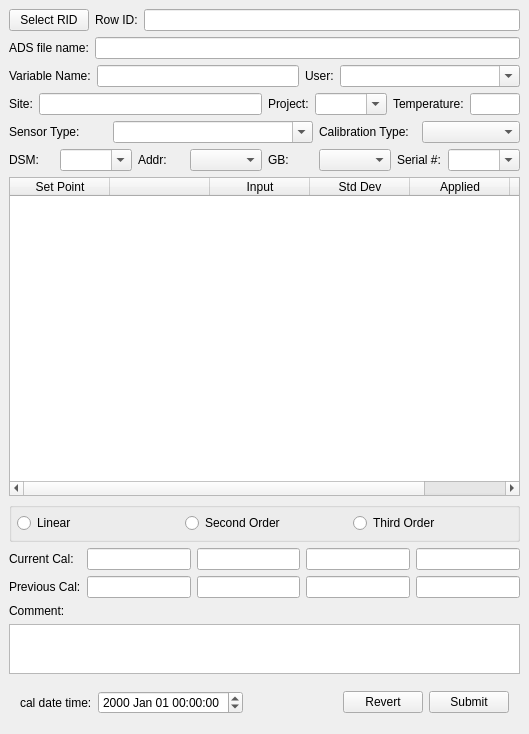
<?xml version="1.0" encoding="UTF-8"?>
<ui version="4.0">
 <author>John Wasinger</author>
 <class>CalibrationForm</class>
 <widget class="QWidget" name="CalibrationForm">
  <property name="geometry">
   <rect>
    <x>0</x>
    <y>0</y>
    <width>529</width>
    <height>734</height>
   </rect>
  </property>
  <property name="sizePolicy">
   <sizepolicy hsizetype="Fixed" vsizetype="Fixed">
    <horstretch>0</horstretch>
    <verstretch>0</verstretch>
   </sizepolicy>
  </property>
  <property name="minimumSize">
   <size>
    <width>300</width>
    <height>200</height>
   </size>
  </property>
  <property name="maximumSize">
   <size>
    <width>600</width>
    <height>32767</height>
   </size>
  </property>
  <property name="windowTitle">
   <string>View and Edit a Calibration Entry</string>
  </property>
  <layout class="QVBoxLayout">
   <property name="spacing">
    <number>6</number>
   </property>
   <property name="margin">
    <number>9</number>
   </property>
   <item>
    <layout class="QVBoxLayout">
     <property name="spacing">
      <number>6</number>
     </property>
     <property name="margin">
      <number>0</number>
     </property>
     <item>
      <layout class="QHBoxLayout">
       <property name="spacing">
        <number>6</number>
       </property>
       <property name="margin">
        <number>0</number>
       </property>
       <item>
        <widget class="QPushButton" name="_selectRid">
         <property name="text">
          <string>Select RID</string>
         </property>
        </widget>
       </item>
       <item>
        <widget class="QLabel" name="ridLabel">
         <property name="text">
          <string>Row ID:</string>
         </property>
         <property name="buddy">
          <cstring>_ridTxt</cstring>
         </property>
        </widget>
       </item>
       <item>
        <widget class="QLineEdit" name="_ridTxt">
         <property name="readOnly">
          <bool>true</bool>
         </property>
        </widget>
       </item>
      </layout>
     </item>
     <item>
      <layout class="QHBoxLayout">
       <property name="spacing">
        <number>6</number>
       </property>
       <property name="margin">
        <number>0</number>
       </property>
       <item>
        <widget class="QLabel" name="label_6">
         <property name="text">
          <string>ADS file name:</string>
         </property>
         <property name="buddy">
          <cstring>_adsFileName</cstring>
         </property>
        </widget>
       </item>
       <item>
        <widget class="QLineEdit" name="_adsFileName">
         <property name="readOnly">
          <bool>true</bool>
         </property>
        </widget>
       </item>
      </layout>
     </item>
     <item>
      <layout class="QHBoxLayout">
       <property name="spacing">
        <number>6</number>
       </property>
       <property name="margin">
        <number>0</number>
       </property>
       <item>
        <widget class="QLabel" name="textLabel1">
         <property name="text">
          <string>Variable Name:</string>
         </property>
         <property name="buddy">
          <cstring>_varNameTxt</cstring>
         </property>
        </widget>
       </item>
       <item>
        <widget class="QLineEdit" name="_varNameTxt">
         <property name="readOnly">
          <bool>false</bool>
         </property>
        </widget>
       </item>
       <item>
        <widget class="QLabel" name="textLabel2">
         <property name="text">
          <string>User:</string>
         </property>
         <property name="buddy">
          <cstring>_userTxt</cstring>
         </property>
        </widget>
       </item>
       <item>
        <widget class="QComboBox" name="_userTxt">
         <property name="minimumSize">
          <size>
           <width>180</width>
           <height>0</height>
          </size>
         </property>
         <property name="editable">
          <bool>true</bool>
         </property>
        </widget>
       </item>
      </layout>
     </item>
     <item>
      <layout class="QHBoxLayout">
       <property name="spacing">
        <number>6</number>
       </property>
       <property name="margin">
        <number>0</number>
       </property>
       <item>
        <widget class="QLabel" name="label">
         <property name="text">
          <string>Site:</string>
         </property>
        </widget>
       </item>
       <item>
        <widget class="QLineEdit" name="_platformTxt">
         <property name="minimumSize">
          <size>
           <width>100</width>
           <height>0</height>
          </size>
         </property>
         <property name="readOnly">
          <bool>true</bool>
         </property>
        </widget>
       </item>
       <item>
        <widget class="QLabel" name="textLabel3">
         <property name="text">
          <string>Project:</string>
         </property>
         <property name="buddy">
          <cstring>_projTxt</cstring>
         </property>
        </widget>
       </item>
       <item>
        <widget class="QComboBox" name="_projTxt">
         <property name="editable">
          <bool>true</bool>
         </property>
        </widget>
       </item>
       <item>
        <widget class="QLabel" name="label_4">
         <property name="text">
          <string>Temperature:</string>
         </property>
        </widget>
       </item>
       <item>
        <widget class="QLineEdit" name="_temperatureTxt">
         <property name="maximumSize">
          <size>
           <width>50</width>
           <height>16777215</height>
          </size>
         </property>
        </widget>
       </item>
      </layout>
     </item>
     <item>
      <layout class="QHBoxLayout">
       <property name="spacing">
        <number>6</number>
       </property>
       <property name="margin">
        <number>0</number>
       </property>
       <item>
        <widget class="QLabel" name="label_2">
         <property name="text">
          <string>Sensor Type:</string>
         </property>
        </widget>
       </item>
       <item>
        <widget class="QComboBox" name="_sensorTypeTxt">
         <property name="minimumSize">
          <size>
           <width>200</width>
           <height>0</height>
          </size>
         </property>
         <property name="editable">
          <bool>true</bool>
         </property>
        </widget>
       </item>
       <item>
        <widget class="QLabel" name="label_3">
         <property name="text">
          <string>Calibration Type:</string>
         </property>
        </widget>
       </item>
       <item>
        <widget class="QComboBox" name="_calTypeTxt">
         <property name="minimumSize">
          <size>
           <width>80</width>
           <height>0</height>
          </size>
         </property>
        </widget>
       </item>
      </layout>
     </item>
     <item>
      <layout class="QHBoxLayout">
       <property name="spacing">
        <number>6</number>
       </property>
       <property name="margin">
        <number>0</number>
       </property>
       <item>
        <widget class="QLabel" name="textLabel6">
         <property name="text">
          <string>DSM:</string>
         </property>
         <property name="buddy">
          <cstring>_dsmTxt</cstring>
         </property>
        </widget>
       </item>
       <item>
        <widget class="QComboBox" name="_dsmTxt">
         <property name="editable">
          <bool>true</bool>
         </property>
        </widget>
       </item>
       <item>
        <widget class="QLabel" name="textLabel7">
         <property name="text">
          <string>Addr:</string>
         </property>
         <property name="buddy">
          <cstring>_addrTxt</cstring>
         </property>
        </widget>
       </item>
       <item>
        <widget class="QComboBox" name="_addrTxt"/>
       </item>
       <item>
        <widget class="QLabel" name="textLabel8">
         <property name="text">
          <string>GB:</string>
         </property>
         <property name="buddy">
          <cstring>_gainbplrTxt</cstring>
         </property>
        </widget>
       </item>
       <item>
        <widget class="QComboBox" name="_gainbplrTxt"/>
       </item>
       <item>
        <widget class="QLabel" name="textLabel5">
         <property name="text">
          <string>Serial #:</string>
         </property>
         <property name="buddy">
          <cstring>_serialNumTxt</cstring>
         </property>
        </widget>
       </item>
       <item>
        <widget class="QComboBox" name="_serialNumTxt">
         <property name="editable">
          <bool>true</bool>
         </property>
        </widget>
       </item>
      </layout>
     </item>
    </layout>
   </item>
   <item>
    <widget class="QTableWidget" name="_tableWidget">
     <property name="minimumSize">
      <size>
       <width>300</width>
       <height>20</height>
      </size>
     </property>
     <property name="alternatingRowColors">
      <bool>true</bool>
     </property>
     <attribute name="verticalHeaderVisible">
      <bool>false</bool>
     </attribute>
     <attribute name="verticalHeaderHighlightSections">
      <bool>false</bool>
     </attribute>
     <attribute name="verticalHeaderVisible">
      <bool>false</bool>
     </attribute>
     <attribute name="verticalHeaderHighlightSections">
      <bool>false</bool>
     </attribute>
     <column>
      <property name="text">
       <string>Set Point</string>
      </property>
      <property name="textAlignment">
       <set>AlignHCenter|AlignVCenter|AlignCenter</set>
      </property>
     </column>
     <column>
      <property name="text">
       <string/>
      </property>
      <property name="textAlignment">
       <set>AlignHCenter|AlignVCenter|AlignCenter</set>
      </property>
     </column>
     <column>
      <property name="text">
       <string>Input</string>
      </property>
      <property name="textAlignment">
       <set>AlignHCenter|AlignVCenter|AlignCenter</set>
      </property>
     </column>
     <column>
      <property name="text">
       <string>Std Dev</string>
      </property>
      <property name="textAlignment">
       <set>AlignHCenter|AlignVCenter|AlignCenter</set>
      </property>
     </column>
     <column>
      <property name="text">
       <string>Applied</string>
      </property>
      <property name="textAlignment">
       <set>AlignHCenter|AlignVCenter|AlignCenter</set>
      </property>
     </column>
     <column>
      <property name="text">
       <string>Set Time</string>
      </property>
      <property name="textAlignment">
       <set>AlignHCenter|AlignVCenter|AlignCenter</set>
      </property>
     </column>
    </widget>
   </item>
   <item>
    <widget class="QGroupBox" name="groupBox">
     <property name="minimumSize">
      <size>
       <width>0</width>
       <height>40</height>
      </size>
     </property>
     <property name="title">
      <string/>
     </property>
     <layout class="QHBoxLayout">
      <property name="spacing">
       <number>9</number>
      </property>
      <property name="margin">
       <number>5</number>
      </property>
      <item>
       <widget class="QRadioButton" name="_linearRB">
        <property name="text">
         <string>Linear</string>
        </property>
       </widget>
      </item>
      <item>
       <widget class="QRadioButton" name="_2ndOrderRB">
        <property name="text">
         <string>Second Order</string>
        </property>
       </widget>
      </item>
      <item>
       <widget class="QRadioButton" name="_3rdOrderRB">
        <property name="text">
         <string>Third Order</string>
        </property>
       </widget>
      </item>
     </layout>
    </widget>
   </item>
   <item>
    <layout class="QGridLayout">
     <property name="margin">
      <number>0</number>
     </property>
     <property name="spacing">
      <number>6</number>
     </property>
     <item row="0" column="0">
      <widget class="QLabel" name="textLabel3_1">
       <property name="text">
        <string>Current Cal:</string>
       </property>
      </widget>
     </item>
     <item row="1" column="0">
      <widget class="QLabel" name="textLabel3_0">
       <property name="text">
        <string>Previous Cal:</string>
       </property>
      </widget>
     </item>
     <item row="0" column="1">
      <widget class="QLineEdit" name="_currCalC0">
       <property name="readOnly">
        <bool>true</bool>
       </property>
      </widget>
     </item>
     <item row="1" column="1">
      <widget class="QLineEdit" name="_prevCalC0">
       <property name="readOnly">
        <bool>true</bool>
       </property>
      </widget>
     </item>
     <item row="0" column="2">
      <widget class="QLineEdit" name="_currCalC1">
       <property name="readOnly">
        <bool>true</bool>
       </property>
      </widget>
     </item>
     <item row="1" column="2">
      <widget class="QLineEdit" name="_prevCalC1">
       <property name="readOnly">
        <bool>true</bool>
       </property>
      </widget>
     </item>
     <item row="0" column="3">
      <widget class="QLineEdit" name="_currCalC2">
       <property name="readOnly">
        <bool>true</bool>
       </property>
      </widget>
     </item>
     <item row="1" column="3">
      <widget class="QLineEdit" name="_prevCalC2">
       <property name="readOnly">
        <bool>true</bool>
       </property>
      </widget>
     </item>
     <item row="0" column="4">
      <widget class="QLineEdit" name="_currCalC3">
       <property name="readOnly">
        <bool>true</bool>
       </property>
      </widget>
     </item>
     <item row="1" column="4">
      <widget class="QLineEdit" name="_prevCalC3">
       <property name="readOnly">
        <bool>true</bool>
       </property>
      </widget>
     </item>
    </layout>
   </item>
   <item>
    <layout class="QHBoxLayout">
     <item>
      <widget class="QLabel" name="textLabel_comment">
       <property name="text">
        <string>Comment:</string>
       </property>
      </widget>
     </item>
    </layout>
   </item>
   <item>
    <widget class="QTextEdit" name="_commentTxt">
     <property name="maximumSize">
      <size>
       <width>16777215</width>
       <height>50</height>
      </size>
     </property>
    </widget>
   </item>
   <item>
    <layout class="QHBoxLayout">
     <property name="spacing">
      <number>6</number>
     </property>
     <property name="margin">
      <number>11</number>
     </property>
     <item>
      <widget class="QLabel" name="label_calDateTime">
       <property name="text">
        <string>cal date time:</string>
       </property>
      </widget>
     </item>
     <item>
      <widget class="QDateTimeEdit" name="_calDateTime">
       <property name="displayFormat">
        <string>yyyy MMM dd HH:mm:ss</string>
       </property>
      </widget>
     </item>
     <item>
      <spacer>
       <property name="orientation">
        <enum>Qt::Horizontal</enum>
       </property>
       <property name="sizeType">
        <enum>QSizePolicy::Expanding</enum>
       </property>
       <property name="sizeHint" stdset="0">
        <size>
         <width>20</width>
         <height>20</height>
        </size>
       </property>
      </spacer>
     </item>
     <item>
      <widget class="QPushButton" name="_revertBtn">
       <property name="text">
        <string>Revert</string>
       </property>
      </widget>
     </item>
     <item>
      <widget class="QPushButton" name="_submitBtn">
       <property name="text">
        <string>Submit</string>
       </property>
      </widget>
     </item>
    </layout>
   </item>
  </layout>
 </widget>
 <layoutdefault spacing="6" margin="11"/>
 <resources/>
 <connections>
  <connection>
   <sender>_revertBtn</sender>
   <signal>clicked()</signal>
   <receiver>CalibrationForm</receiver>
   <slot>revert()</slot>
   <hints>
    <hint type="sourcelabel">
     <x>20</x>
     <y>20</y>
    </hint>
    <hint type="destinationlabel">
     <x>20</x>
     <y>20</y>
    </hint>
   </hints>
  </connection>
  <connection>
   <sender>_submitBtn</sender>
   <signal>clicked()</signal>
   <receiver>CalibrationForm</receiver>
   <slot>submit()</slot>
   <hints>
    <hint type="sourcelabel">
     <x>20</x>
     <y>20</y>
    </hint>
    <hint type="destinationlabel">
     <x>20</x>
     <y>20</y>
    </hint>
   </hints>
  </connection>
 </connections>
</ui>
